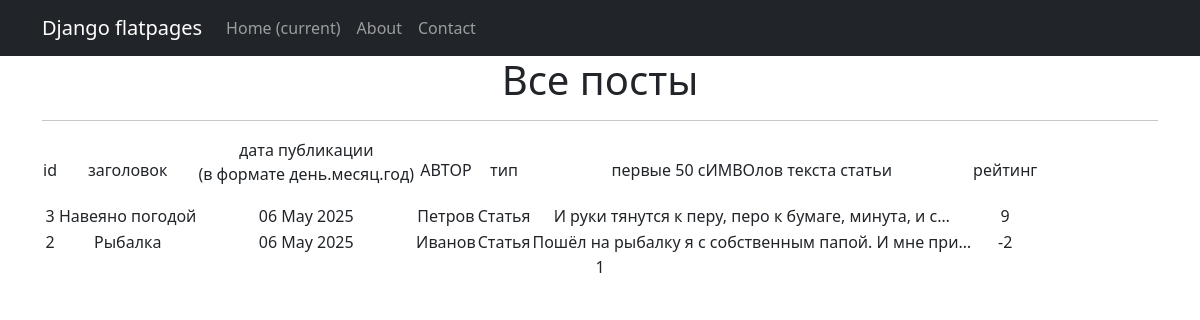
The app's page /articles/ with its own data.
### news/models.py (models this page shows, shortened)
class Post(models.Model):
    txt = 't'
    news = 'n'
    TIPS = [(txt, 'Статья'),(news, 'Новость'),]
    categorys = models.ManyToManyField(Category, through = 'PostCategory')
    author = models.ForeignKey(Author, on_delete=models.CASCADE, related_name='author_post')
    tip = models.CharField(max_length=1,choices=TIPS,default=txt)
    time_in = models.DateTimeField(auto_now_add=True)
    zagolov = models.CharField(max_length=100, default='')
    text = models.TextField()
    raiting = models.IntegerField(default=0)
    likes = models.IntegerField(default=0)
    dislikes = models.IntegerField(default=0)
    comments = models.ManyToManyField(User, through = 'Comment')

class Author(models.Model):
   user = models.OneToOneField(User, on_delete=models.CASCADE)
   raiting = models.IntegerField(default=0)
   kolzap = models.IntegerField(default=0)
   timezap = models.DateTimeField(auto_now_add=True)
   def __str__(self):
       return self.user.username

### news/views.py (the view)
class ArtList(PostsList):
    paginate_by = 6
    def get_queryset(self):
        return Post.objects.filter(tip='t').order_by('-time_in')

### news/templatetags/custom_filters.py (called while the page is built)
@register.filter
def censor(text):
    zaprety = set(z.zapret.lower() for z in Zapret.objects.all())
    znaki='.,+-*/|\!?:; '
    rez=[text]
    for pr in range(len(znaki)):
        zn=znaki[pr]
        rz = []
        for text in rez:
            words = text.split(zn)
            k = 0
            for word in words:
                if k > 0: rz.append(zn)
                rz.append(word)
                k += 1
        rez=rz;rz=[]
    words = rez
    for word in words:
        if word.lower() in zaprety:
            rz.append(word[0] + '*' * (len(word)-1))
        else:
            rz.append(word)
    text = ''.join(rz)
    return text

### news/templatetags/custom_tags.py (called while the page is built)
@register.simple_tag()
def current_time(format_string='%b %d %Y'):
   return datetime.utcnow().strftime(format_string)

### templates/post_list.html (shortened to what this page needs)
{% extends 'flatpages/default.html' %}
{% load custom_filters %}
{% load custom_tags %}
{% block content %}
   <h1>Все посты</h1>
   <hr>
   {% if posts %}
       <table>
           <tr>
               <td>id</td>
               <td>заголовок</td>
               <td>дата публикации <p>(в формате день.месяц.год)</td>
               <td>АВТОР</td>
               <td>тип</td>
               <td>первые 50 сИМВОлов текста статьи</td>
               <td>рейтинг</td>
           </tr>
           {% for post in posts %}
           <tr>
               <td>{{ post.id }}</td>
               <td>{{ post.zagolov|censor|truncatechars:20 }}</td>
               <td>{{ post.time_in|date:'d M Y'  }}</td>
               <td>{{ post.author }}</td>
               <td>{{ post.get_tip_display }}</td>
               <td>{{ post.text|censor|truncatechars:50 }}</td>
               <td>{{ post.raiting}}</td>
           </tr>
           {% endfor %}
       </table>
   {% else %}
       <h2>Постов нет!</h2>
   {% endif %}
   {{ page_obj.number }}
{% endblock content %}

### templates/flatpages/default.html (shortened to what this page needs)
<!DOCTYPE html>
<html lang="en">
    <head>
        {% load static %}
        <link href="{% static 'css/styles.css' %}" rel="stylesheet" />
    </head>
    <body>
        <nav class="navbar navbar-expand-lg navbar-dark bg-dark static-top">
           <div class="container">
               <a class="navbar-brand" href="#">Django flatpages</a>
               <div class="collapse navbar-collapse" id="navbarResponsive">
                   <ul class="navbar-nav ml-auto">
                       <li class="nav-item active">
                           <a class="nav-link" href="#">Home
                               <span class="sr-only">(current)</span>
                           </a>
                       </li>
                       <li class="nav-item">
                           <a class="nav-link" href="/about/">About</a>
                       </li>
                       <li class="nav-item">
                           <a class="nav-link" href="/contacts/">Contact</a>
                       </li>
                   </ul>
               </div>
           </div>
        </nav>
        <div class="container">
           <div class="row">
               <div class="col-lg-12 text-center">
                   {% block content %}{% endblock content %}
               </div>
           </div>
        </div>
    </body>
</html>

### records on screen
Post: id "3", zagolov|censor "Навеяно погодой", time_in "06 May 2025", author "Петров", tip "Статья", text|censor "И руки тянутся к перу, перо к бумаге, минута, и с…", raiting "9"
Post: id "2", zagolov|censor "Рыбалка", time_in "06 May 2025", author "Иванов", tip "Статья", text|censor "Пошёл на рыбалку я с собственным папой. И мне при…", raiting "-2"

### other values on screen
{{ page_obj.number }} "1"
